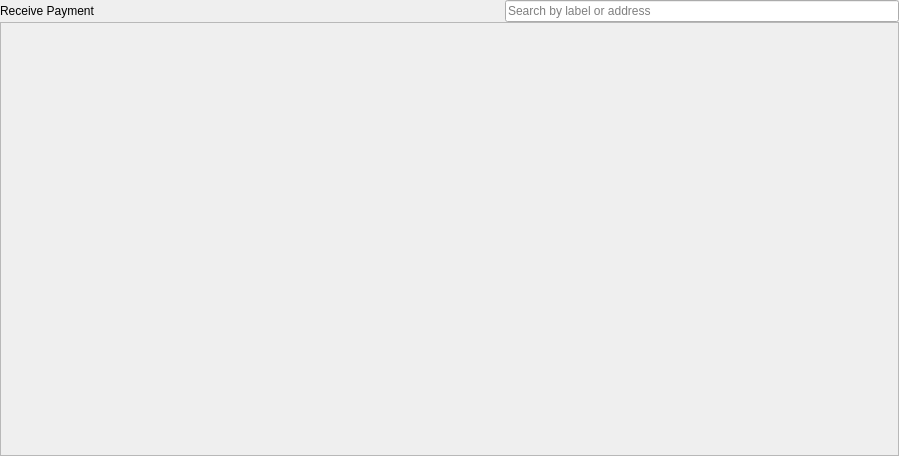
<?xml version="1.0" encoding="UTF-8"?>
<ui version="4.0">
 <class>ReceiveCoinsPage</class>
 <widget class="QWidget" name="ReceiveCoinsPage">
  <property name="geometry">
   <rect>
    <x>0</x>
    <y>0</y>
    <width>899</width>
    <height>456</height>
   </rect>
  </property>
  <property name="windowTitle">
   <string>Receive Payment</string>
  </property>
  <layout class="QVBoxLayout" name="receiveCoinsVerticalLayout" stretch="0,0">
   <property name="spacing">
    <number>0</number>
   </property>
   <property name="leftMargin">
    <number>0</number>
   </property>
   <property name="topMargin">
    <number>0</number>
   </property>
   <property name="rightMargin">
    <number>0</number>
   </property>
   <property name="bottomMargin">
    <number>0</number>
   </property>
   <item alignment="Qt::AlignVCenter">
    <widget class="QFrame" name="headerFrame">
     <property name="frameShape">
      <enum>QFrame::NoFrame</enum>
     </property>
     <property name="frameShadow">
      <enum>QFrame::Plain</enum>
     </property>
     <layout class="QHBoxLayout" name="headerFrameLayout">
      <property name="spacing">
       <number>15</number>
      </property>
      <property name="leftMargin">
       <number>0</number>
      </property>
      <property name="topMargin">
       <number>0</number>
      </property>
      <property name="rightMargin">
       <number>0</number>
      </property>
      <property name="bottomMargin">
       <number>0</number>
      </property>
      <item alignment="Qt::AlignVCenter">
       <widget class="QWidget" name="headerTitleWrapper" native="true">
        <layout class="QVBoxLayout" name="headerTitleVerticalLayout">
         <property name="spacing">
          <number>4</number>
         </property>
         <property name="leftMargin">
          <number>0</number>
         </property>
         <property name="topMargin">
          <number>0</number>
         </property>
         <property name="rightMargin">
          <number>0</number>
         </property>
         <property name="bottomMargin">
          <number>0</number>
         </property>
         <item>
          <widget class="QLabel" name="headerTitleLabel">
           <property name="text">
            <string>Receive Payment</string>
           </property>
          </widget>
         </item>
        </layout>
       </widget>
      </item>
      <item>
       <spacer name="headerFrameSpacer">
        <property name="orientation">
         <enum>Qt::Horizontal</enum>
        </property>
        <property name="sizeHint" stdset="0">
         <size>
          <width>40</width>
          <height>20</height>
         </size>
        </property>
       </spacer>
      </item>
      <item>
       <widget class="QLineEdit" name="filterLineEdit">
        <property name="placeholderText">
         <string>Search by label or address</string>
        </property>
        <property name="clearButtonEnabled">
         <bool>true</bool>
        </property>
       </widget>
      </item>
     </layout>
    </widget>
   </item>
   <item>
    <layout class="QHBoxLayout" name="contentWrapperHorizontalLayout">
     <property name="spacing">
      <number>0</number>
     </property>
     <item>
      <spacer name="leftContentSpacer">
       <property name="orientation">
        <enum>Qt::Horizontal</enum>
       </property>
       <property name="sizeHint" stdset="0">
        <size>
         <width>0</width>
         <height>20</height>
        </size>
       </property>
      </spacer>
     </item>
     <item>
      <widget class="QFrame" name="contentFrame">
       <property name="sizePolicy">
        <sizepolicy hsizetype="Preferred" vsizetype="Expanding">
         <horstretch>1</horstretch>
         <verstretch>0</verstretch>
        </sizepolicy>
       </property>
       <property name="frameShape">
        <enum>QFrame::StyledPanel</enum>
       </property>
       <property name="frameShadow">
        <enum>QFrame::Raised</enum>
       </property>
       <layout class="QVBoxLayout" name="contentFrameVerticalLayout">
        <property name="spacing">
         <number>9</number>
        </property>
        <property name="leftMargin">
         <number>9</number>
        </property>
        <property name="topMargin">
         <number>9</number>
        </property>
        <property name="rightMargin">
         <number>9</number>
        </property>
        <property name="bottomMargin">
         <number>9</number>
        </property>
       </layout>
      </widget>
     </item>
     <item>
      <spacer name="rightContentSpacer">
       <property name="orientation">
        <enum>Qt::Horizontal</enum>
       </property>
       <property name="sizeHint" stdset="0">
        <size>
         <width>0</width>
         <height>20</height>
        </size>
       </property>
      </spacer>
     </item>
    </layout>
   </item>
  </layout>
 </widget>
 <resources/>
 <connections/>
</ui>
